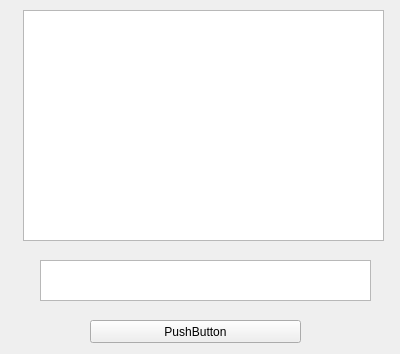
<?xml version="1.0" encoding="UTF-8"?>
<ui version="4.0">
 <class>Form</class>
 <widget class="QWidget" name="Form">
  <property name="geometry">
   <rect>
    <x>0</x>
    <y>0</y>
    <width>400</width>
    <height>354</height>
   </rect>
  </property>
  <property name="windowTitle">
   <string>Form</string>
  </property>
  <widget class="QPushButton" name="pushButton">
   <property name="geometry">
    <rect>
     <x>90</x>
     <y>320</y>
     <width>211</width>
     <height>23</height>
    </rect>
   </property>
   <property name="text">
    <string>PushButton</string>
   </property>
  </widget>
  <widget class="QTextEdit" name="textEdit">
   <property name="geometry">
    <rect>
     <x>23</x>
     <y>10</y>
     <width>361</width>
     <height>231</height>
    </rect>
   </property>
  </widget>
  <widget class="QPlainTextEdit" name="plainTextEdit">
   <property name="geometry">
    <rect>
     <x>40</x>
     <y>260</y>
     <width>331</width>
     <height>41</height>
    </rect>
   </property>
  </widget>
 </widget>
 <resources/>
 <connections/>
</ui>
